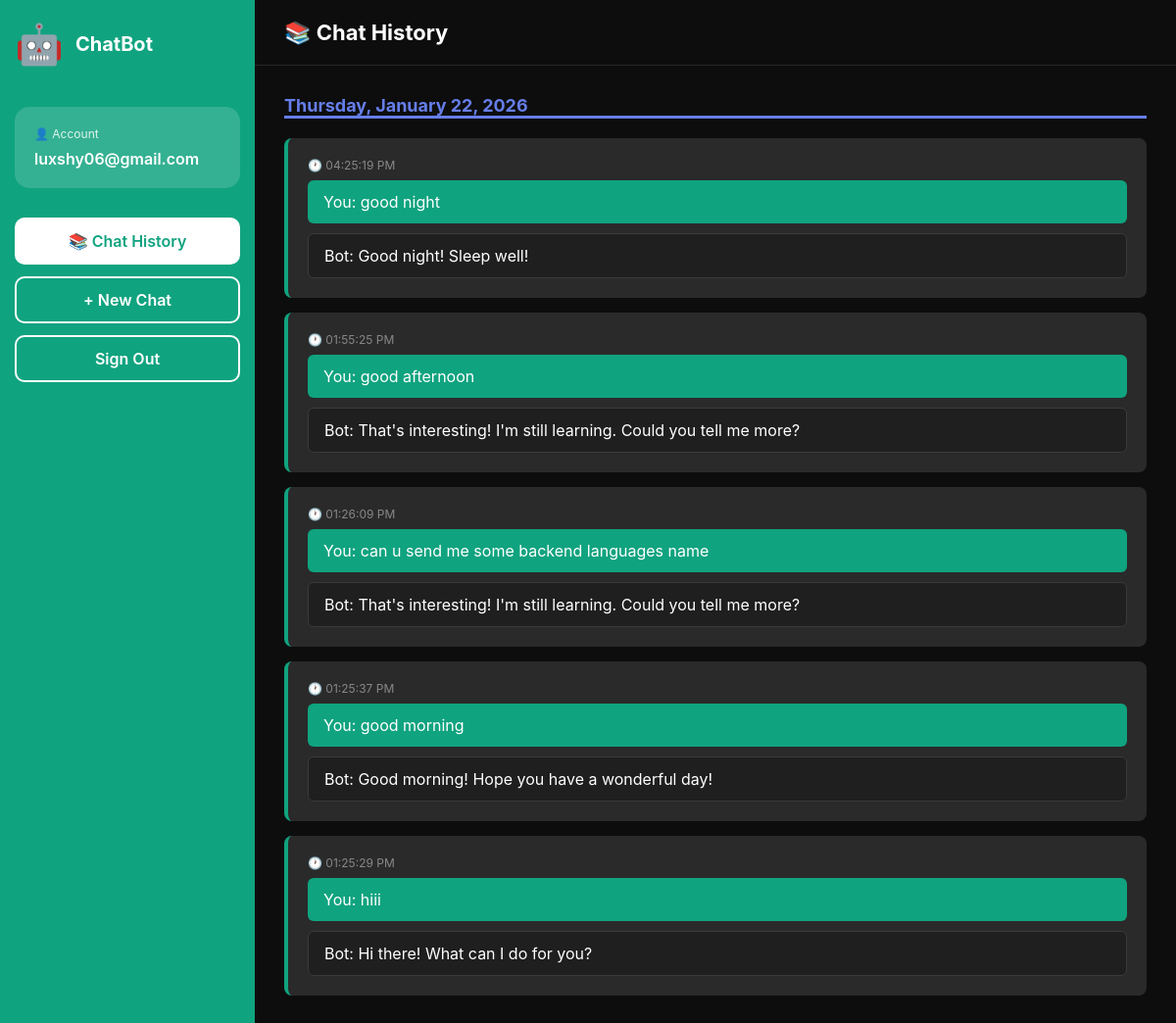
Screenshot of /history (signed in) with the database file from the repository.
### tables this page shows
CREATE TABLE chat_history
                     (id INTEGER PRIMARY KEY AUTOINCREMENT,
                      user_id INTEGER NOT NULL,
                      message TEXT NOT NULL,
                      response TEXT NOT NULL,
                      timestamp TIMESTAMP DEFAULT CURRENT_TIMESTAMP,
                      FOREIGN KEY(user_id) REFERENCES users(id));

### app.py (the view)
@app.route('/history')
@login_required
def history():
    conn = sqlite3.connect(DATABASE)
    c = conn.cursor()
    c.execute('SELECT message, response, timestamp FROM chat_history WHERE user_id = ? ORDER BY timestamp DESC',
             (session['user_id'],))
    messages = c.fetchall()
    conn.close()
    from collections import defaultdict
    history_by_date = defaultdict(list)
    for message, response, timestamp in messages:
        date_obj = datetime.strptime(timestamp, '%Y-%m-%d %H:%M:%S')
        sri_lanka_tz = timezone(timedelta(hours=5, minutes=30))
        utc_time = date_obj.replace(tzinfo=timezone.utc)
        sri_lanka_time = utc_time.astimezone(sri_lanka_tz)
        date_str = sri_lanka_time.strftime('%A, %B %d, %Y')
        time_str = sri_lanka_time.strftime('%I:%M:%S %p')
        history_by_date[date_str].append({
            'message': message,
            'response': response,
            'time': time_str,
            'timestamp': timestamp
        })
    return render_template('history.html', username=session.get('username'), history_by_date=history_by_date)

### app.py (called while the page is built)
def login_required(f):
    @wraps(f)
    def decorated_function(*args, **kwargs):
        if 'user_id' not in session:
            return redirect(url_for('login'))
        return f(*args, **kwargs)
    return decorated_function

### templates/history.html (shortened to what this page needs)
<!DOCTYPE html>
<html lang="en">
<head>
    <link rel="stylesheet" href="{{ url_for('static', filename='css/history.css') }}">
</head>
<body>
    <div class="container">
        <div class="sidebar">
            <div class="sidebar-header">
                <div class="sidebar-logo">🤖</div>
                <span>ChatBot</span>
            </div>
            <div class="user-card">
                <div class="user-label">👤 Account</div>
                <div class="username">{{ username }}</div>
            </div>
            <a href="{{ url_for('history') }}" class="nav-link active">📚 Chat History</a>
            <a href="{{ url_for('chat') }}" class="nav-link">+ New Chat</a>
            <a href="{{ url_for('logout') }}" class="logout-btn">Sign Out</a>
        </div>
        <div class="main">
            <div class="header">📚 Chat History</div>
            <div class="history-container">
                {% if history_by_date %}
                    {% for date, messages in history_by_date.items() %}
                        <div class="date-group">
                            <div class="date-header">{{ date }}</div>
                            {% for msg in messages %}
                                <div class="history-item">
                                    <div class="message-time">🕐 {{ msg.time }}</div>
                                    <div class="user-message">You: {{ msg.message }}</div>
                                    <div class="bot-response">Bot: {{ msg.response }}</div>
                                </div>
                            {% endfor %}
                        </div>
                    {% endfor %}
                {% else %}
                    <div class="empty-state">
                        <div class="empty-state-icon">📭</div>
                        <div class="empty-state-text">No Chat History Yet</div>
                        <div class="empty-state-subtext">Start a new conversation to see your chat history here!</div>
                    </div>
                {% endif %}
            </div>
        </div>
    </div>
</body>
</html>

### static/css/history.css (style rules this page uses)
* { margin: 0; padding: 0; box-sizing: border-box; }
body { font-family: -apple-system, BlinkMacSystemFont, 'Segoe UI', 'Poppins', sans-serif; background: #0d0d0d; height: 100vh; display: flex; color: #ffffff; }
.container { display: flex; width: 100%; }
.sidebar { width: 260px; background: #10a37f; padding: 20px 15px; display: flex; flex-direction: column; }
.sidebar-header { display: flex; align-items: center; gap: 12px; margin-bottom: 40px; font-size: 20px; font-weight: 700; }
.sidebar-logo { font-size: 40px; animation: bounce 2s infinite; }
.user-card { background: rgba(255, 255, 255, 0.15); padding: 20px; border-radius: 15px; margin-bottom: 30px; }
.user-label { font-size: 12px; opacity: 0.85; margin-bottom: 8px; }
.username { font-size: 16px; font-weight: 600; }
.nav-link, .logout-btn { padding: 12px; border: 2px solid white; border-radius: 10px; text-align: center; text-decoration: none; color: white; font-weight: 600; margin-bottom: 12px; transition: 0.3s; }
.nav-link.active { background: white; color: #10a37f; }
.main { flex: 1; display: flex; flex-direction: column; }
.header { padding: 20px 30px; font-size: 22px; font-weight: 700; border-bottom: 1px solid rgba(255,255,255,0.1); }
.history-container { flex: 1; padding: 30px; overflow-y: auto; }
.date-group { margin-bottom: 40px; }
.date-header { font-size: 18px; font-weight: 700; color: #667eea; border-bottom: 3px solid #667eea; margin-bottom: 20px; }
.history-item { background: #2a2a2a; padding: 20px; border-radius: 8px; margin-bottom: 15px; border-left: 4px solid #10a37f; }
.message-time { font-size: 12px; color: #888; margin-bottom: 8px; }
.user-message { background: #10a37f; padding: 12px 16px; border-radius: 6px; margin-bottom: 10px; }
.bot-response { background: #1f1f1f; padding: 12px 16px; border-radius: 6px; border: 1px solid #3a3a3a; }

### rows the page displays
chat_history: time "04:25:19 PM", message "good night", response "Good night! Sleep well!"
chat_history: time "01:55:25 PM", message "good afternoon", response "That's interesting! I'm still learning. Could you tell me more?"
chat_history: time "01:26:09 PM", message "can u send me some backend languages name", response "That's interesting! I'm still learning. Could you tell me more?"
chat_history: time "01:25:37 PM", message "good morning", response "Good morning! Hope you have a wonderful day!"
chat_history: time "01:25:29 PM", message "hiii", response "Hi there! What can I do for you?"

### other values shown
{{ username }} "luxshy06@gmail.com"
{{ date }} "Thursday, January 22, 2026"
